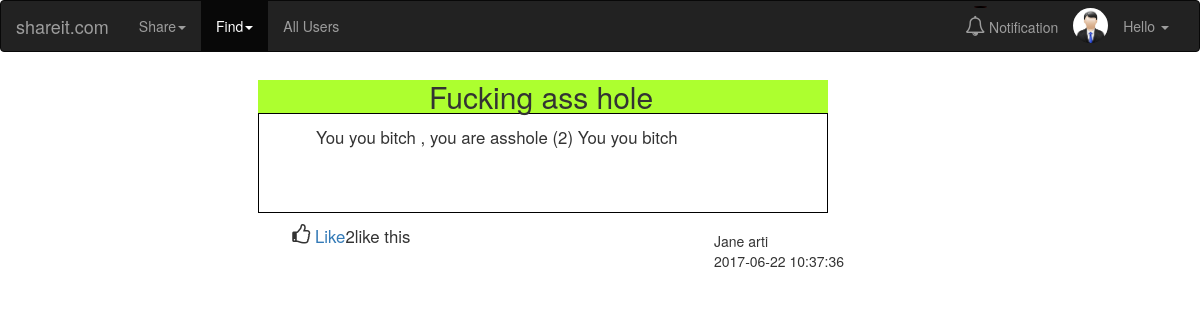
The page /findpoems.php on the database its author committed.
### tables this page shows
CREATE TABLE `articles` (
  `userid` int(11) DEFAULT NULL,
  `articleid` int(11) NOT NULL,
  `article_title` varchar(10000) DEFAULT NULL,
  `article_content` varchar(30000) DEFAULT NULL,
  `article_like` int(11) NOT NULL DEFAULT '0',
  `current` varchar(100) DEFAULT NULL
);

CREATE TABLE `users` (
  `userid` int(255) NOT NULL,
  `firstname` varchar(32) DEFAULT NULL,
  `lastname` varchar(32) DEFAULT NULL,
  `email` varchar(100) DEFAULT NULL,
  `password` mediumtext,
  `contactnumber` varchar(12) DEFAULT NULL,
  `country` varchar(100) DEFAULT NULL,
  `image` varchar(100) DEFAULT NULL,
  `current` varchar(100) DEFAULT NULL
);

### findpoems.php (the view, shortened to what this page needs)
<?php
include 'init.php';
?>
<!DOCTYPE html>
<html lang="en">
<head>
  <link rel="stylesheet" href="https://maxcdn.bootstrapcdn.com/bootstrap/3.3.7/css/bootstrap.min.css">
  <link rel="stylesheet" href="https://cdnjs.cloudflare.com/ajax/libs/font-awesome/4.7.0/css/font-awesome.min.css">
</head>
<body>
<nav class="navbar navbar-inverse" style="position: fixed;width: 100%;">
  <div class="container-fluid">
    <div class="navbar-header">
      <a class="navbar-brand" href="home.php">shareit.com</a>
    </div>
    <div class="collapse navbar-collapse" id="myNavbar">
      <ul class="nav navbar-nav">
        <li class="dropdown"><a class="dropdown-toggle" data-toggle="dropdown" href="#">Share<span class="caret"></span></a>
        </li>
        <li class="active dropdown" ><a class="dropdown-toggle" data-toggle="dropdown" href="#">Find<span class="caret"></span></a>
        </li>
        <li><a href="allusers.php">All Users</a></li>
      </ul>
      <ul class="nav navbar-nav navbar-right">
      <li><a href="notification.php" onclick="zero(<?php echo $_SESSION['id']; ?>);"><i class="fa fa-bell-o" style="font-size:20px;"></i> Notification <div class="count" style="margin-left:9%;margin-top:-33%;border:1px solid black;padding-left:2%;background-color:red;border-radius: 50%;color:white;width:15%;"></div></a></li>
      <?php
         if($profile['image'] == ""){
            echo "<img width='200px' height='200px' src='pictures/profile.png' alt='Default Profile Pic' style='width:35px;height:35px;float:left;margin-top:3%;border-radius: 50%;'>";
            } else {
            echo "<img width='150px' height='150px' src='pictures/".$profile['image']."' alt='Profile Pic' style='width:35px;height:35px;float:left;margin-top:3%;border-radius: 50%;'>";
            }
    ?>
           <li class="dropdown">
          <a class="dropdown-toggle" data-toggle="dropdown" href="#">Hello <?php echo $_SESSION['firstname']."  ".$_SESSION['lastname'];?><span class="caret"></span></a>
        </li>
      </ul>
    </div>
  </div>
</nav>
<?php
            $user1_query = "SELECT * FROM articles";
            $user1_result = mysqli_query($con,$user1_query);
            $rows1=mysqli_num_rows($user1_result);
            if($rows1==0){
            	echo "No poem yet shared let's start it";
            }
            else{
?>
<div class="container">
<?php
            while($rows1>0){
            $row1=mysqli_fetch_array($user1_result);
            $userid=$row1['userid'];
            $user12_query="SELECT * FROM users WHERE userid='$userid'";
            $user1_result1 = mysqli_query($con,$user12_query);
            $row12=mysqli_fetch_array($user1_result1);
            $u=$row1['articleid'];
?>
	<div class="title" style="background-color: greenyellow; width:50%;margin-left: 20%;margin-top: 7%;">
		<h2 class="title" style="margin-left: 30%;"><?php echo $row1['article_title']; ?></h2>
	</div>
	<div class="poem" style="margin-left: 20%;background-color:white;width:50%;margin-top: -0.9%;min-height:100px;font-size: 120%;padding-left: 5%;padding-top:1%;border:1px solid black;padding-right:5%;">
		<?php echo $row1['article_content']; ?>
	</div>
	<div class="like">
		<i class="fa fa-thumbs-o-up" style="font-size: 150%;margin-left: 23%;margin-top: 1%;"></i>
		<div class="reallike" style="margin-left: 25%;margin-top: -1.9%;font-size: 120%;"><a onclick="like_add('<?php echo $u;?>');">Like</a><span id="article_<?php echo $u; ?>_likes"><?php echo $row1['article_like']; ?></span>like this</div>
		<div class="author" style="margin-left: 60%;margin-top: -1.5%;"><?php echo $row12['firstname']."  ".$row12['lastname'];?><br><?php echo $row1['current']; ?></div>
	</div>
	<?php $rows1=$rows1-1;}} ?>
</div>
</body>
</html>

### rows shown on the page
articles: article_title "Fucking ass hole", article_content "You you bitch , you are asshole (2) You you bitch", article_like "2", userid.firstname "Jane", userid.lastname "arti", current "2017-06-22 10:37:36"
